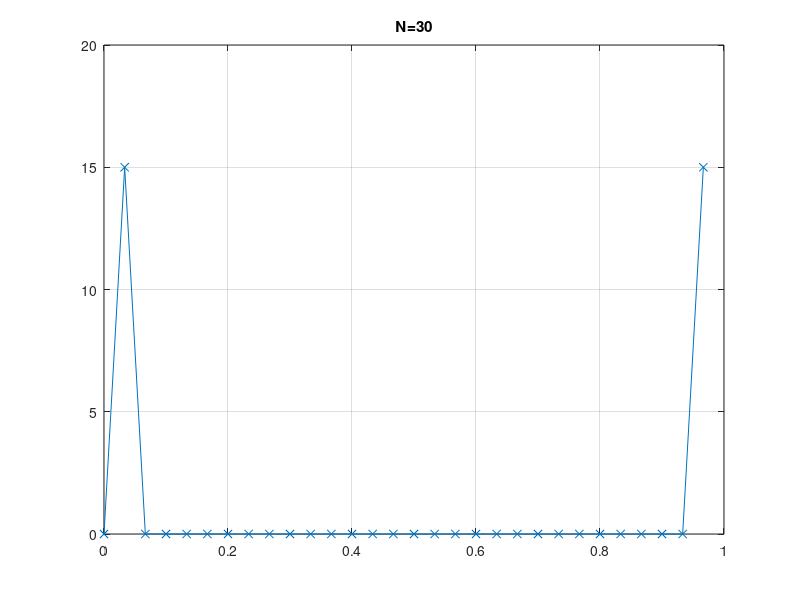

The MATLAB script that drew this image:
function aula3_exercicio1()
    n = 0:1/30:1;         %30 amostras
    f = 1;           % frequencia fundamental
    w = 2 * pi * f;
    x = cos(w*n); % Sinal

N1 = 64;    % Tamanho da FFT
N2 = 128;
N3 = 512;
N4 = 30;

X1 = abs(fft(x,N1)); %FFT do sinal amostrado X, de tamanho N
X2 = abs(fft(x,N2));
X3 = abs(fft(x,N3));

X4 = abs(fft(x,N4));

S1 = [0: (N1 -1)]/N1; % Definicao da escala de frequencias
S2 = [0: (N2 -1)]/N2; % de 0 a 1-1/N
S3 = [0: (N3 -1)]/N3;

S4 = [0: (N4 -1)]/N4;

%subplot(3,1,1);
%plot(S1,X1,'-x'), title('N=64'), axis([0 1 0 20]), grid on;

%subplot(3,1,2);
%plot(S2,X2,'-x'), title('N=128'), axis([0 1 0 20]), grid on;

%subplot(3,1,3);
%plot(S3,X3,'-x'), title('N=512'), axis([0 1 0 20]), grid on;

%subplot(4,1,4);
plot(S4,X4,'-x'), title('N=30'), axis([0 1 0 20]), grid on;
